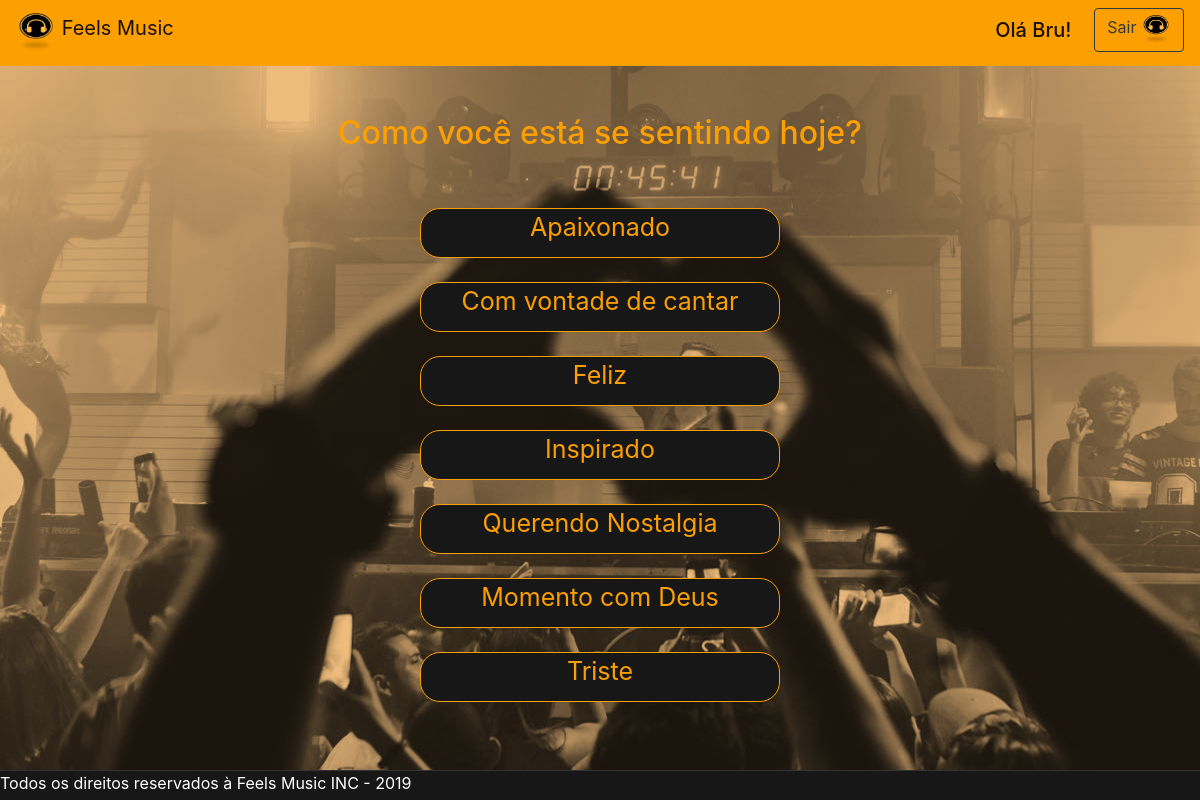
Screenshot of /pages/pages_usuario/sentimento.php (signed in) with the database file from the repository.
### tables this page shows
CREATE TABLE IF NOT EXISTS `sentimento` (
  `idsentimento` INT AUTO_INCREMENT NOT NULL,
  `nome` VARCHAR(45) NOT NULL,
  PRIMARY KEY (`idsentimento`));

### pages/pages_usuario/sentimento.php (the view, shortened to what this page needs)
<link href="//maxcdn.bootstrapcdn.com/bootstrap/4.1.1/css/bootstrap.min.css" rel="stylesheet" id="bootstrap-css">
<link rel="stylesheet" href="../css/main.css">
<?php
$conexao = mysqli_connect("localhost","root","","bancofeelsmusic");
$busca = mysqli_query($conexao,"SELECT * FROM sentimento");
$arrSentimento = mysqli_fetch_all($busca, MYSQLI_ASSOC);
?>
<!DOCTYPE html>
<html lang="en" dir="ltr">
  <head>
    <nav class="navbar navbar-light" style="background-color: #FC9F01;">
      <a class="navbar-brand" href="#">
      <img src="../../assets/imgs/Icon.png" width="40" height="40" class="d-inline-block align-top" alt="">
      Feels Music
      <a href="http://localhost/feels-music/includes/encerrarLogin.php">
      <h3 class="navbar-brand">Olá <?php echo $_SESSION['login'];?>!</h3>
        <button class="btn btn-outline-dark my-2 my-sm-0" type="submit">Sair
          <img src="../../assets/imgs/Icon.png" width="30" height="30" class="d-inline-block align-top" alt="">
        </button>
      </a>
    </nav>
  </head>
  <body>
    <br><br>
    <h2><center>Como você está se sentindo hoje?</center></h2>
    <br><br>
    <?php
    foreach($arrSentimento as $chave => $valor){
        echo "<div class='mx-auto linhaSentimento'>";
        echo "<a href='genero.php?codigo=".$valor['idsentimento']."'>".$valor['nome']."</a>";
        echo "</div></br>";
    }
    ?>
  </body>
  <footer class="fixar-rodape">
    Todos os direitos reservados à Feels Music INC - 2019
  </footer>
<html>

### css/main.css (style rules this page uses)
body { background-color: #171717; }
footer.fixar-rodape { border-top: 1px solid #333; bottom: 0; left: 0; height: 30px; position: fixed; width: 100%; background: #171717; color: #ffffff; }

### pages/pages_usuario/sentimento.php (style rules this page uses)
body { background-color: #171717; background-image: url("../../assets/imgs/imagem1.png"); }
footer.fixar-rodape { border-top: 1px solid #333; bottom: 0; left: 0; height: 30px; position: fixed; width: 100%; background: #171717; color: #ffffff; }
.linhaSentimento { background: #171717; color: #0D0D0D; border: #FC9F01; cursor: pointer; border: 1px solid #FC9F01; border-radius: 20px; height: 50px; width: 360px; text-align: center; }
a { color: #FC9F01; text-align: center; font-size: 25px; }
h2 { color: #FC9F01; }

### rows the page displays
sentimento: nome "Apaixonado"
sentimento: nome "Com vontade de cantar"
sentimento: nome "Feliz"
sentimento: nome "Inspirado"
sentimento: nome "Querendo Nostalgia"
sentimento: nome "Momento com Deus"
sentimento: nome "Triste"

### other values shown
$_SESSION['login'] "Bru"
